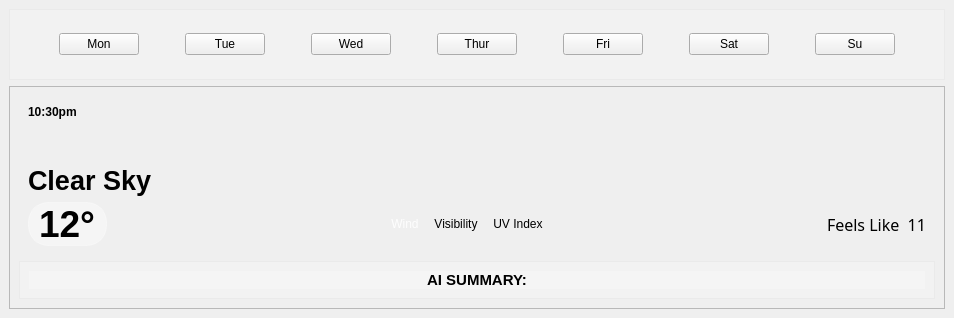
            <widget class="QWidget" name="WeatherPage">
             <layout class="QGridLayout" name="gridLayout_7">
              <property name="leftMargin">
               <number>0</number>
              </property>
              <property name="topMargin">
               <number>0</number>
              </property>
              <property name="rightMargin">
               <number>0</number>
              </property>
              <property name="bottomMargin">
               <number>0</number>
              </property>
              <item row="0" column="0">
               <widget class="QFrame" name="Weatherframe">
                <property name="styleSheet">
                 <string notr="true">#Weatherframe{
border-image: url(&quot;C:/Users/gabby/Documents/Designer_UIS/GOD_FIRST_PROJ/Assets/images/sky-clouds-background.jpg&quot;);

border-radius:5px;

}










</string>
                </property>
                <property name="frameShape">
                 <enum>QFrame::Shape::StyledPanel</enum>
                </property>
                <property name="frameShadow">
                 <enum>QFrame::Shadow::Raised</enum>
                </property>
                <layout class="QVBoxLayout" name="verticalLayout_3">
                 <item>
                  <widget class="QFrame" name="dailyFrame">
                   <property name="minimumSize">
                    <size>
                     <width>0</width>
                     <height>71</height>
                    </size>
                   </property>
                   <property name="maximumSize">
                    <size>
                     <width>16777215</width>
                     <height>71</height>
                    </size>
                   </property>
                   <property name="styleSheet">
                    <string notr="true">#dailyFrame{
  background-color: rgba(255, 255, 255,50); 
}

#dailyFrame QPushButton:hover {
        background-color: rgba(170, 85, 255, 0.3); 
        border: 1px solid rgba(170, 85, 255, 0.8); 
        box-shadow: 0px 0px 15px rgba(170, 85, 255, 0.5); 
        border-radius:2px;
        margin-top: -2px;

    }

#dailyFrame QPushButton:pressed {
        background-color: rgba(170, 85, 255, 0.6);
        border: 2px solid #ffffff;
        border-radius:2px;
    }
</string>
                   </property>
                   <property name="frameShape">
                    <enum>QFrame::Shape::StyledPanel</enum>
                   </property>
                   <property name="frameShadow">
                    <enum>QFrame::Shadow::Raised</enum>
                   </property>
                   <layout class="QHBoxLayout" name="horizontalLayout_4">
                    <item>
                     <layout class="QHBoxLayout" name="horizontalLayout_3">
                      <item>
                       <spacer name="horizontalSpacer_19">
                        <property name="orientation">
                         <enum>Qt::Orientation::Horizontal</enum>
                        </property>
                        <property name="sizeHint" stdset="0">
                         <size>
                          <width>40</width>
                          <height>20</height>
                         </size>
                        </property>
                       </spacer>
                      </item>
                      <item>
                       <widget class="QPushButton" name="daily1">
                        <property name="text">
                         <string>Mon</string>
                        </property>
                       </widget>
                      </item>
                      <item>
                       <spacer name="horizontalSpacer_13">
                        <property name="orientation">
                         <enum>Qt::Orientation::Horizontal</enum>
                        </property>
                        <property name="sizeHint" stdset="0">
                         <size>
                          <width>40</width>
                          <height>20</height>
                         </size>
                        </property>
                       </spacer>
                      </item>
                      <item>
                       <widget class="QPushButton" name="daily2">
                        <property name="text">
                         <string>Tue</string>
                        </property>
                       </widget>
                      </item>
                      <item>
                       <spacer name="horizontalSpacer_14">
                        <property name="orientation">
                         <enum>Qt::Orientation::Horizontal</enum>
                        </property>
                        <property name="sizeHint" stdset="0">
                         <size>
                          <width>40</width>
                          <height>20</height>
                         </size>
                        </property>
                       </spacer>
                      </item>
                      <item>
                       <widget class="QPushButton" name="daily3">
                        <property name="text">
                         <string>Wed</string>
                        </property>
                       </widget>
                      </item>
                      <item>
                       <spacer name="horizontalSpacer_15">
                        <property name="orientation">
                         <enum>Qt::Orientation::Horizontal</enum>
                        </property>
                        <property name="sizeHint" stdset="0">
                         <size>
                          <width>40</width>
                          <height>20</height>
                         </size>
                        </property>
                       </spacer>
                      </item>
                      <item>
                       <widget class="QPushButton" name="daily4">
                        <property name="text">
                         <string>Thur</string>
                        </property>
                       </widget>
                      </item>
                      <item>
                       <spacer name="horizontalSpacer_16">
                        <property name="orientation">
                         <enum>Qt::Orientation::Horizontal</enum>
                        </property>
                        <property name="sizeHint" stdset="0">
                         <size>
                          <width>40</width>
                          <height>20</height>
                         </size>
                        </property>
                       </spacer>
                      </item>
                      <item>
                       <widget class="QPushButton" name="daily5">
                        <property name="text">
                         <string>Fri</string>
                        </property>
                       </widget>
                      </item>
                      <item>
                       <spacer name="horizontalSpacer_17">
                        <property name="orientation">
                         <enum>Qt::Orientation::Horizontal</enum>
                        </property>
                        <property name="sizeHint" stdset="0">
                         <size>
                          <width>40</width>
                          <height>20</height>
                         </size>
                        </property>
                       </spacer>
                      </item>
                      <item>
                       <widget class="QPushButton" name="daily6">
                        <property name="text">
                         <string>Sat</string>
                        </property>
                       </widget>
                      </item>
                      <item>
                       <spacer name="horizontalSpacer_18">
                        <property name="orientation">
                         <enum>Qt::Orientation::Horizontal</enum>
                        </property>
                        <property name="sizeHint" stdset="0">
                         <size>
                          <width>40</width>
                          <height>20</height>
                         </size>
                        </property>
                       </spacer>
                      </item>
                      <item>
                       <widget class="QPushButton" name="daily7">
                        <property name="text">
                         <string>Su</string>
                        </property>
                       </widget>
                      </item>
                      <item>
                       <spacer name="horizontalSpacer_20">
                        <property name="orientation">
                         <enum>Qt::Orientation::Horizontal</enum>
                        </property>
                        <property name="sizeHint" stdset="0">
                         <size>
                          <width>40</width>
                          <height>20</height>
                         </size>
                        </property>
                       </spacer>
                      </item>
                     </layout>
                    </item>
                   </layout>
                  </widget>
                 </item>
                 <item>
                  <widget class="QFrame" name="WeatherGlassframe">
                   <property name="styleSheet">
                    <string notr="true">#WeatherGlassframe{
margin-left:10px;
margin-right:10px;
background-color: rgb(94, 94, 94);
border-radius:10px;
background-color: rgba(255, 255, 255,50 ); /*
}</string>
                   </property>
                   <property name="frameShape">
                    <enum>QFrame::Shape::StyledPanel</enum>
                   </property>
                   <property name="frameShadow">
                    <enum>QFrame::Shadow::Raised</enum>
                   </property>
                   <layout class="QVBoxLayout" name="verticalLayout_4">
                    <item>
                     <widget class="QFrame" name="weatherImageFrame">
                      <property name="styleSheet">
                       <string notr="true">#weatherImageFrame{


border-radius:10px;
	
   border-image: url(&quot;C:/Users/gabby/Documents/Designer_UIS/GOD_FIRST_PROJ/Assets/images/AdobeStock_1595554113.jpeg&quot;);
}



</string>
                      </property>
                      <property name="frameShape">
                       <enum>QFrame::Shape::StyledPanel</enum>
                      </property>
                      <property name="frameShadow">
                       <enum>QFrame::Shadow::Raised</enum>
                      </property>
                      <layout class="QVBoxLayout" name="verticalLayout_7">
                       <item>
                        <layout class="QVBoxLayout" name="verticalLayout_6" stretch="0">
                         <property name="spacing">
                          <number>200</number>
                         </property>
                         <item>
                          <widget class="QLabel" name="timeLabel">
                           <property name="font">
                            <font>
                             <pointsize>9</pointsize>
                             <bold>true</bold>
                            </font>
                           </property>
                           <property name="text">
                            <string>10:30pm</string>
                           </property>
                          </widget>
                         </item>
                        </layout>
                       </item>
                       <item>
                        <spacer name="verticalSpacer">
                         <property name="orientation">
                          <enum>Qt::Orientation::Vertical</enum>
                         </property>
                         <property name="sizeHint" stdset="0">
                          <size>
                           <width>20</width>
                           <height>40</height>
                          </size>
                         </property>
                        </spacer>
                       </item>
                       <item>
                        <widget class="QLabel" name="descriptionLabel">
                         <property name="font">
                          <font>
                           <pointsize>20</pointsize>
                           <bold>true</bold>
                          </font>
                         </property>
                         <property name="text">
                          <string>Clear Sky</string>
                         </property>
                        </widget>
                       </item>
                       <item>
                        <layout class="QHBoxLayout" name="horizontalLayout_8" stretch="0,0,0,0,0,0,0">
                         <property name="spacing">
                          <number>15</number>
                         </property>
                         <item>
                          <widget class="QLabel" name="labelDegress">
                           <property name="maximumSize">
                            <size>
                             <width>81</width>
                             <height>51</height>
                            </size>
                           </property>
                           <property name="font">
                            <font>
                             <pointsize>28</pointsize>
                             <bold>true</bold>
                            </font>
                           </property>
                           <property name="styleSheet">
                            <string notr="true">#labelDegress{
background-color: rgba(255, 255, 255,100 ); /* A hint of white  0.15*/
 border-radius: 20px;
  border: 1px solid rgba(255, 255, 255, 0.3);
}
</string>
                           </property>
                           <property name="text">
                            <string>12°</string>
                           </property>
                          </widget>
                         </item>
                         <item>
                          <spacer name="horizontalSpacer_21">
                           <property name="orientation">
                            <enum>Qt::Orientation::Horizontal</enum>
                           </property>
                           <property name="sizeHint" stdset="0">
                            <size>
                             <width>40</width>
                             <height>20</height>
                            </size>
                           </property>
                          </spacer>
                         </item>
                         <item>
                          <widget class="QPushButton" name="btnwind">
                           <property name="styleSheet">
                            <string notr="true">background: transparent;
font: 600 9pt &quot;Segoe UI&quot;;
font: 700 9pt &quot;Yu Gothic&quot;;
border:none;
color: rgba(255, 255, 255, 232);
</string>
                           </property>
                           <property name="text">
                            <string>Wind</string>
                           </property>
                           <property name="icon">
                            <iconset>
                             <normaloff>../Assets/icons/icons8-wind-50.png</normaloff>../Assets/icons/icons8-wind-50.png</iconset>
                           </property>
                           <property name="iconSize">
                            <size>
                             <width>70</width>
                             <height>15</height>
                            </size>
                           </property>
                          </widget>
                         </item>
                         <item>
                          <widget class="QPushButton" name="btnVisibility">
                           <property name="styleSheet">
                            <string notr="true">background: transparent;
font: 700 9pt &quot;Yu Gothic&quot;;
border:none;</string>
                           </property>
                           <property name="text">
                            <string>Visibility</string>
                           </property>
                           <property name="icon">
                            <iconset>
                             <normaloff>../Assets/icons/icons8-visibility-32.png</normaloff>../Assets/icons/icons8-visibility-32.png</iconset>
                           </property>
                          </widget>
                         </item>
                         <item>
                          <widget class="QPushButton" name="btnUvindex">
                           <property name="styleSheet">
                            <string notr="true">background: transparent;
font: 700 9pt &quot;Yu Gothic&quot;;
border:none;</string>
                           </property>
                           <property name="text">
                            <string>UV Index</string>
                           </property>
                           <property name="icon">
                            <iconset>
                             <normaloff>../Assets/icons/icons8-uv-index-64.png</normaloff>../Assets/icons/icons8-uv-index-64.png</iconset>
                           </property>
                          </widget>
                         </item>
                         <item>
                          <spacer name="horizontalSpacer_29">
                           <property name="orientation">
                            <enum>Qt::Orientation::Horizontal</enum>
                           </property>
                           <property name="sizeHint" stdset="0">
                            <size>
                             <width>40</width>
                             <height>20</height>
                            </size>
                           </property>
                          </spacer>
                         </item>
                         <item>
                          <widget class="QLabel" name="labelFeelsLike">
                           <property name="font">
                            <font>
                             <family>Yu Gothic</family>
                             <pointsize>12</pointsize>
                             <italic>false</italic>
                             <fontweight>Black</fontweight>
                            </font>
                           </property>
                           <property name="styleSheet">
                            <string notr="true">background: transparent;
</string>
                           </property>
                           <property name="text">
                            <string>Feels Like  11</string>
                           </property>
                          </widget>
                         </item>
                        </layout>
                       </item>
                      </layout>
                     </widget>
                    </item>
                    <item>
                     <widget class="QFrame" name="frame_3">
                      <property name="maximumSize">
                       <size>
                        <width>16777215</width>
                        <height>80</height>
                       </size>
                      </property>
                      <property name="styleSheet">
                       <string notr="true">background-color: rgba(255, 255, 255,50); /* A hint of white  0.15*/</string>
                      </property>
                      <property name="frameShape">
                       <enum>QFrame::Shape::StyledPanel</enum>
                      </property>
                      <property name="frameShadow">
                       <enum>QFrame::Shadow::Raised</enum>
                      </property>
                      <layout class="QVBoxLayout" name="verticalLayout_9">
                       <item>
                        <widget class="QLabel" name="AI_Summery_data">
                         <property name="font">
                          <font>
                           <pointsize>11</pointsize>
                           <bold>true</bold>
                          </font>
                         </property>
                         <property name="layoutDirection">
                          <enum>Qt::LayoutDirection::LeftToRight</enum>
                         </property>
                         <property name="text">
                          <string>AI SUMMARY:</string>
                         </property>
                         <property name="alignment">
                          <set>Qt::AlignmentFlag::AlignCenter</set>
                         </property>
                        </widget>
                       </item>
                      </layout>
                     </widget>
                    </item>
                   </layout>
                  </widget>
                 </item>
                </layout>
               </widget>
              </item>
             </layout>
            </widget>
